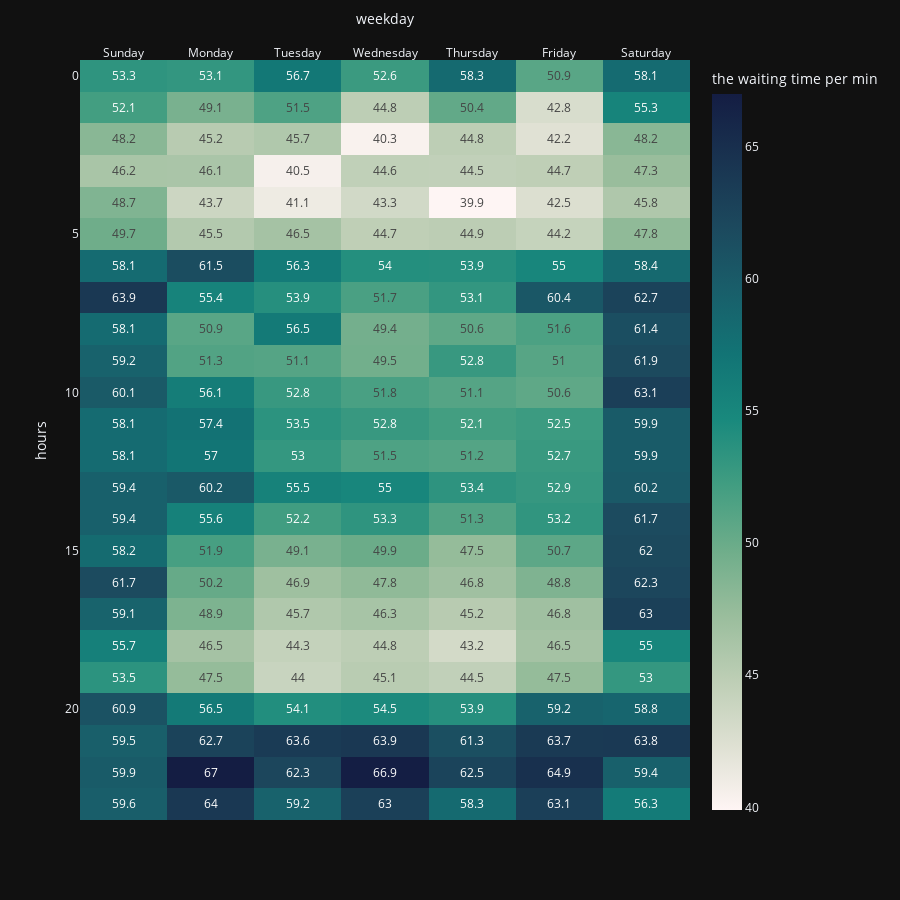

Source (notebook cell):
### Markdown cell above
##### Hour heatmap

### Code cell
fig4 = px.imshow(answer4,
                labels=dict(x="weekday", y="hours",
                            color="the waiting time per min") , 
                            aspect="auto", color_continuous_scale='tempo',
                            template = template_style,
                            text_auto=True, width=900, height=900)
fig4.update_xaxes(side="top")
fig4.show()

### Figure 1 — Plotly figure (JSON) as saved in the notebook; plotly's stock layout.template omitted (floating-point values rounded to 4 significant figures; data arrays with more than 128 entries replaced by an {"elided": "..."} marker saying what was removed)
{"data": [{"coloraxis": "coloraxis", "hovertemplate": "weekday: %{x}<br>hours: %{y}<br>the waiting time per min: %{z}<extra></extra>", "name": "0", "texttemplate": "%{z}", "type": "heatmap", "x": ["Sunday", "Monday", "Tuesday", "Wednesday", "Thursday", "Friday", "Saturday"], "xaxis": "x", "y": [0, 1, 2, 3, 4, 5, 6, 7, 8, 9, 10, 11, 12, 13, 14, 15, 16, 17, 18, 19, 20, 21, 22, 23], "yaxis": "y", "z": {"elided": "24x7 float values"}}], "layout": {"coloraxis": {"colorbar": {"title": {"text": "the waiting time per min"}}, "colorscale": [[0, "rgb(254, 245, 244)"], [0.09091, "rgb(222, 224, 210)"], [0.1818, "rgb(189, 206, 181)"], [0.2727, "rgb(153, 189, 156)"], [0.3636, "rgb(110, 173, 138)"], [0.4545, "rgb(65, 157, 129)"], [0.5455, "rgb(25, 137, 125)"], [0.6364, "rgb(18, 116, 117)"], [0.7273, "rgb(25, 94, 106)"], [0.8182, "rgb(28, 72, 93)"], [0.9091, "rgb(25, 51, 80)"], [1, "rgb(20, 29, 67)"]]}, "height": 900, "margin": {"t": 60}, "width": 900, "xaxis": {"anchor": "y", "domain": [0, 1], "side": "top", "title": {"text": "weekday"}}, "yaxis": {"anchor": "x", "autorange": "reversed", "domain": [0, 1], "title": {"text": "hours"}}}}
